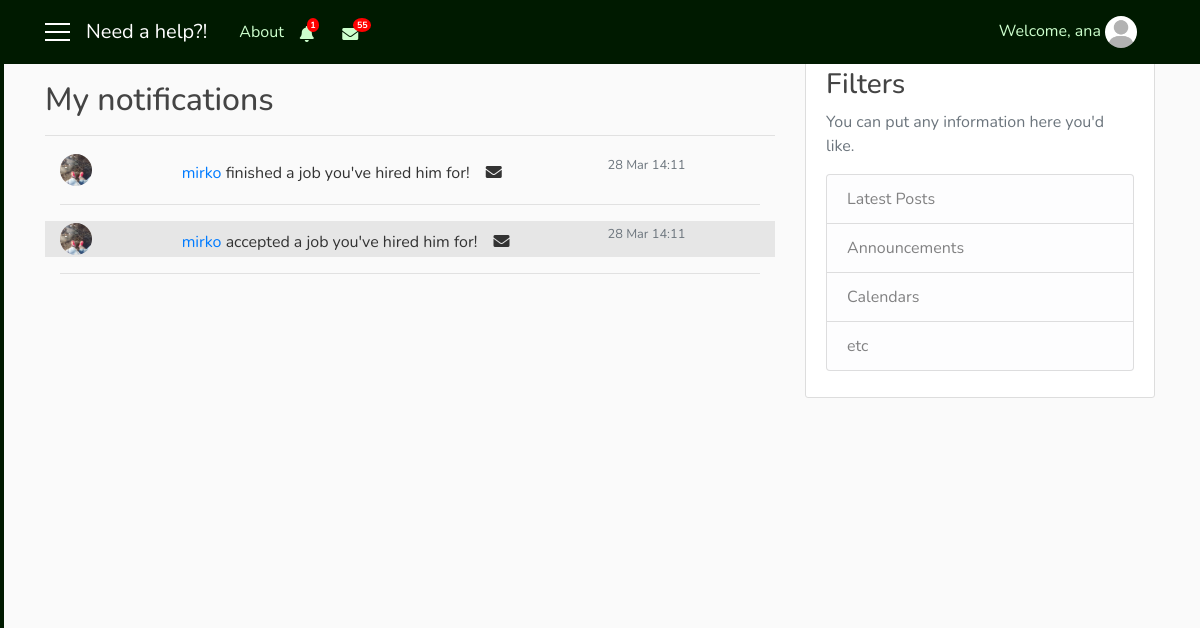
Before: /notifications_client/2 (signed in) with the older database file.
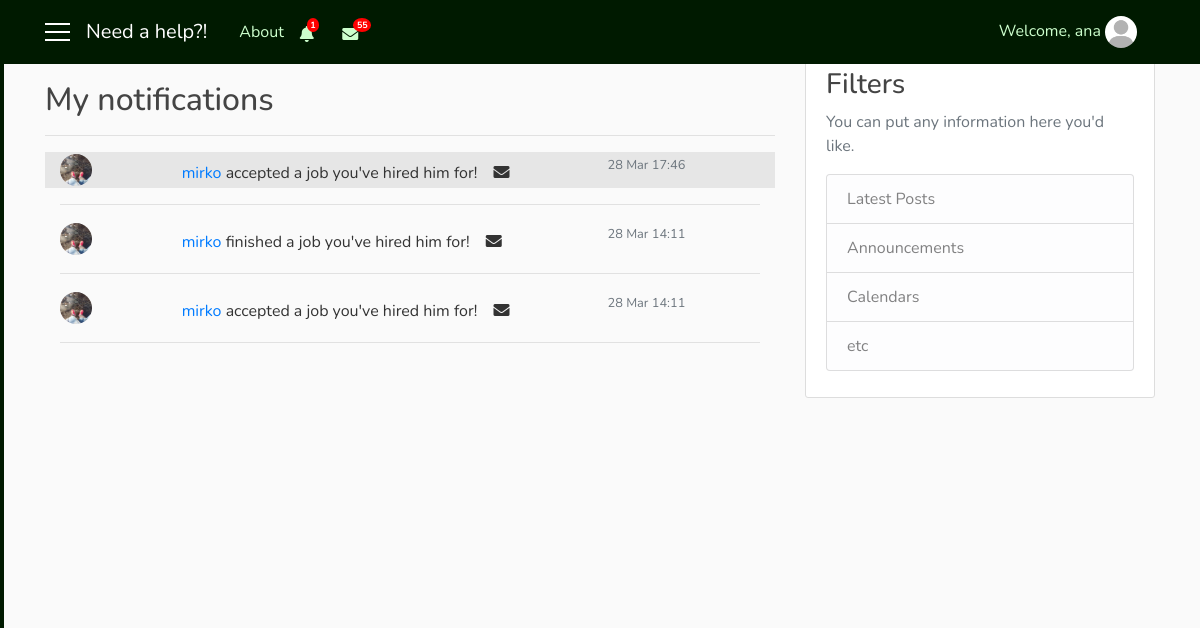
After: the same page with the newer database file.
### user/models.py (models this page shows, shortened)
class ClientNotifications(models.Model):
    client = models.ForeignKey(User, on_delete=models.CASCADE)
    notification = models.CharField(max_length=1000)
    url_to_go = models.CharField(max_length=200, default='-')
    date = models.DateTimeField(auto_now_add=True)
    seen = models.BooleanField(default=False)
    remove = models.BooleanField(default=False)

### need_a_help_app/views.py (the view)
# urls.py: path('notifications_client/<int:pk>', views.NotificationsClientListView.as_view(), name='notifications_client'),
class NotificationsClientListView(LoginRequiredMixin, ListView):
    model = ClientNotifications
    template_name = 'need_a_help_app/notifications_client.html'
    context_object_name = 'notif'
    paginate_by = 5
    def get_queryset(self):
        user = get_object_or_404(User, pk=self.kwargs.get('pk'))
        return ClientNotifications.objects.filter(client=user).order_by('-date')
    def get_context_data(self, **kwargs):
        context_data = super(NotificationsClientListView, self).get_context_data(**kwargs)
        users = User.objects.all()
        us = self.request.user
        not_c = ClientNotifications.objects.filter(client=us, remove=False).order_by('-date')
        not_cli = ClientNotifications.objects.filter(client=us, seen=False).count()
        context_data['us'] = users
        context_data['not_c'] = not_c
        context_data['not_cli'] = not_cli
        return context_data

### need_a_help_app/templates/need_a_help_app/notifications_client.html (shortened to what this page needs)
{% extends 'need_a_help_app/base.html' %}
{% block notify_client %}
    {% if not_c %}
        <i class="nav-item nav-link fas fa-bell mt-1 popOver" data-title="Notifications" data-content="
            <div class='container'>
                {% for n in not_c|slice:'5' %}
                    <div {% if not n.seen %}class='row not_seen'{% else %}class='row not_row' style='cursor: pointer;'{% endif %} onclick='location.href=&quot;{{ n.url_to_go }}?not_c={{ n.id }}&quot;;'>
                        {{ n.notification }}
                        <div class='col-sm-3 col-md-3 col-lg-3'>
                            <small class='text-secondary text-muted'>{{ n.date|date:'dM H:i' }}</small>
                        </div>
                    </div>
                    <hr width=100%>
                {% endfor %}
                <div class='row'>
                    <div class='col-sm-12 col-md-12 col-lg-12 pl-5'>
                        <a href='{% url 'notifications_repairman' user.id %}'>Show all notifications</a>
                    </div>
                </div>
            </div>" data-placement="bottom" data-html="true" data-toggle="popover" data-container="body" data-trigger="click"></i>
        {% if not_cli %}
            <span class="badge badge-notify-bell">{{ not_cli }}</span>
        {% endif %}
    {% else %}
        <i class="nav-item nav-link fas fa-bell mt-1 popOver" data-title="Notifications" data-content="
            <h6 class='text-secondary text-muted' align='center'>No results</h6>" data-placement="bottom" data-html="true" data-toggle="popover" data-container="body" data-trigger="hover"></i>
    {% endif %}
{% endblock %}
{% block mess_client %}
        <span class="badge badge-notify-mess">55</span>
{% endblock %}
{% block content %}
   <h2 class="pt-4">My notifications</h2>
   <hr width="100%">
   {% if notif %}
        <div class='container'>
           {% for n in notif %}
                {% if not n.seen %}
                    <div class="row not_seen" onclick="location.href=&quot;{{ n.url_to_go }}?not_c={{ n.id }}&quot;;">
                        {% autoescape off %}{{ n.notification }}{% endautoescape %}
                        <div class="col-sm-3 col-md-3 col-lg-3">
                            <small class="text-secondary text-muted">{{ n.date|date:'d M H:i' }}</small>
                        </div>
                    </div>
                {% else %}
                    <div class='row not_row' style='cursor: pointer;' onclick="location.href=&quot;{{ n.url_to_go }}?not_c={{ n.id }}&quot;;">
                        {% autoescape off %}{{ n.notification }}{% endautoescape %}
                        <div class="col-sm-3 col-md-3 col-lg-3">
                            <small class="text-secondary text-muted">{{ n.date|date:'d M H:i' }}</small>
                        </div>
                    </div>
                {% endif %}
                <hr width=100%>
           {% endfor %}
        </div>
    {% else %}
    <h3 class="text-secondary text-muted" align="center">No results</h3>
   {% endif %}
    <div class="container" align="center">
        <div class="row">
            <div class="col-sm-12 col-md-12 col-lg-12 align-items-center justify-content" style="margin: auto">
            </div>
        </div>
   </div>
{% endblock %}

### need_a_help_app/templates/need_a_help_app/base.html (shortened to what this page needs)
{% load static %}
<!DOCTYPE html>
<html>
    <head>
        <link rel="stylesheet" href="https://maxcdn.bootstrapcdn.com/bootstrap/4.0.0/css/bootstrap.min.css">
        <link rel="stylesheet" href="https://use.fontawesome.com/releases/v5.7.2/css/all.css">
        <link rel="stylesheet" type="text/css" href="{% static 'need_a_help_app/style.css' %}">
    </head>
    <body>
      <div id="wrapper">
          {% if user.is_authenticated and user.profile.role == 'client' %}
            <div id="sidebar-wrapper">
                <ul class="sidebar-nav">
                    <div class="list-group pt-2 d-none d-sm-none d-md-block d-lg-block">
                      <a class="list-group-item sb" href="{% url 'main_client' %}">&nbsp; Home</a>
                      <a class="list-group-item sb" href="{% url 'inbox' user.id %}">&nbsp; Messages</a>
                      <a class="list-group-item sb" href="{% url 'notifications_client' user.id %}">&nbsp; My notifications</a>
                      <a class="list-group-item sb" href="{% url 'profile' user.id %}">&nbsp; Settings</a>
                      <a class="list-group-item sb" href="{% url 'favorites' %}">&nbsp; My favourites</a>
                    </div>
                </ul>
            </div>
          {% endif %}
          <header class="site-header">
            <nav class="navbar navbar-expand-md navbar-dark bg-steel fixed-top">
              <div class="container">
                {% if user.is_authenticated %}
                  <a href='#' id='menu-toggle'><div class='menu-icon'></div>
                                  <div class='menu-icon'></div>
                                  <div class='menu-icon'></div></a>
                  {% if user.profile.role == 'client' %}
                    <a class="navbar-brand mr-4 ml-3 d-none d-sm-none d-md-block d-lg-block" href="{% url 'main_client' %}">Need a help?!</a>
                  {% else %}
                    <a class="navbar-brand mr-4 ml-3 d-none d-sm-none d-md-block d-lg-block" href="{% url 'main_repairman' %}">Need a help?!</a>
                    <a class="navbar-brand mr-auto ml-auto d-md-none d-lg-none" href="{% url 'main_repairman' %}">Need a help?!</a>
                  {% endif %}
                {% endif %}
                <div class="collapse navbar-collapse" id="navbarToggle">
                  <div class="navbar-nav mr-auto">
                    <a class="nav-item nav-link" href="{% url 'about' %}">About</a>
                    {% if user.is_authenticated %}
                      <div  class="collapse navbar-collapse hidden-xs">
                        {% if user.profile.role == 'repairman' %}
                          {% block notify_repairman %}{% endblock %}
                        {% else %}
                          {% block notify_client %}{% endblock %}
                        {% endif %}
                        <i class="nav-item nav-link fas fa-envelope mt-1"></i>
                        {% block mess_client %}{% endblock %}
                      </div>
                    {% else %}
                      <div class="d-sm-block d-md-none">
                        <a class="nav-item nav-link" href="{% url 'login' %}">Login</a>
                        <a class="nav-item nav-link" href="{% url 'register' %}">Register</a>
                      </div>
                    {% endif %}
                  </div>
                </div>
                  <div class="navbar-nav">
                    {% if user.is_authenticated %}
                      <div class="collapse navbar-collapse hidden-xs">
                          <span class="nav-item nav-link">Welcome, {{ user.username }}
                            <img class="rounded-circle navbar-img popOver" data-title="Logged in as {{ user.profile.role }}" data-content="
                                <a class='list-group-item sb' href='{% url 'info' user.id %}'><i class='fa fa-user fa-fw' aria-hidden='true'></i>&nbsp; My profile</a>
                                <a class='list-group-item sb' href='{% url 'logout' %}'><i class='fas fa-power-off'></i>&nbsp Logout</a>" data-placement="bottom" data-html="true" data-toggle="popover" data-container="body" data-trigger="click" src="{{ user.profile.photo.url }}">
                          </span>
                      </div>
                    {% else %}
                      <div class="collapse navbar-collapse">
                        <a class="nav-item nav-link" href="{% url 'login' %}">Login</a>
                        <a class="nav-item nav-link" href="{% url 'register' %}">Register</a>
                      </div>
                    {% endif %}
                  </div>
              </div>
            </nav>
          </header>
          <div id="page-content-wrapper">
            <main role="main" class="container">
              <div class="row">
                <div class="col-sm-6 col-md-5 offset-3 col-lg-6">
                </div>
              </div>
            </main>
            <main role="main" class="container">
              <div class="row">
                <div class="col-sm-8 col-md-8 col-lg-8">
                  {% block content %}{% endblock %}
                </div>
                {% if user.is_authenticated %}
                  {% block filters %}
                    <div class="col-sm-4 col-md-4 col-lg-4">
                      <div class="content-section">
                        <h3>Filters</h3>
                        <p class='text-muted'>You can put any information here you'd like.
                          <ul class="list-group">
                            <li class="list-group-item list-group-item-light">Latest Posts</li>
                            <li class="list-group-item list-group-item-light">Announcements</li>
                            <li class="list-group-item list-group-item-light">Calendars</li>
                            <li class="list-group-item list-group-item-light">etc</li>
                          </ul>
                        </p>
                      </div>
                    </div>
                  {% endblock %}
                {% endif %}
              </div>
            </main>
          </div>
    </div>
    </body>
</html>

### need_a_help_app/static/need_a_help_app/style.css (style rules this page uses)
body { background: #fafafa; color: #333333; margin-top: 56px; font-family: Nunito; }
h1, h2, h3, h4, h5, h6 { color: #444444; }
ul { margin: 0; }
.bg-steel { background-color: #001a00; }
.site-header .navbar-nav .nav-link { color: #ccffcc; }
.content-section { background: #ffffff; padding: 10px 20px; border: 1px solid #dddddd; border-radius: 3px; margin-bottom: 20px; }
.navbar-img { height: 32px; width: 32px; margin-right: 10px; cursor: pointer; }
.menu-icon { width: 25px; height: 2px; background-color: white; margin: 6px 0; }
.sidebar-nav { padding-left: 0px; color: black; }
#sidebar-wrapper { z-index: 1; position: fixed; width: 0; height: 100%; overflow-y: hidden; background-color: #001a00; border: 2px solid #001a00; }
#page-content-wrapper { width: 100%; position: static; padding: 0; }
.sb { background-color: #001a00; color: #ccffcc; opacity: 0.9; }
.badge-notify-bell { background: red; position: relative; color: white; border-radius: 50%; top: -7px; left: -15px; font-size: xx-small; }
.badge-notify-mess { background: red; position: relative; color: white; border-radius: 50%; top: -7px; left: -13px; font-size: xx-small; }
.not_seen { background: #e6e6e6; cursor: pointer; }
.fa-bell { cursor: pointer; }
.fa-envelope { cursor: pointer; }

Changed rows visible on the page:
added ClientNotifications: notification (picture), notification "mirko accepted a job you've hired him for!", date "28 Mar 17:46"
changed ClientNotifications (number 3 of 3 on the later page): seen False → True (drawn); notification: picture added; notification: picture removed
